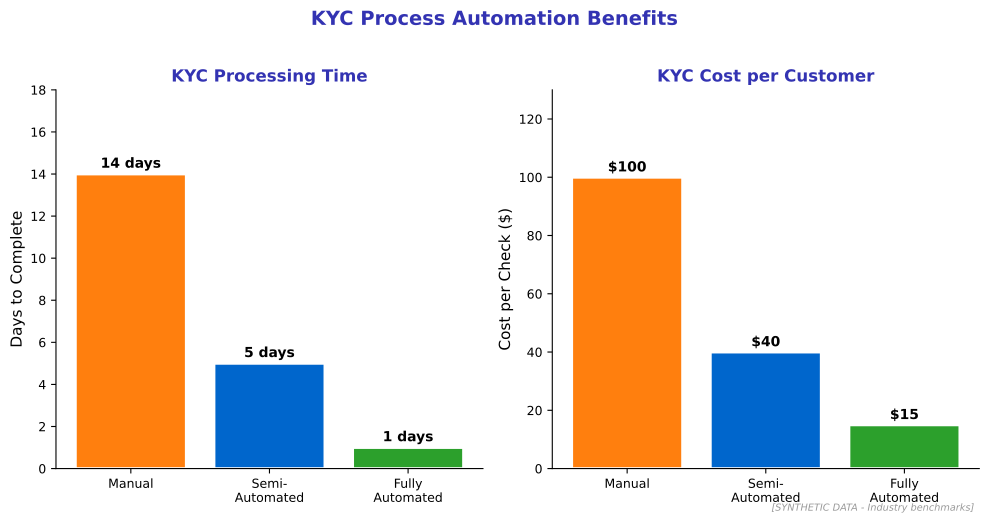

This figure's Python source:
"""
KYC Process Efficiency
Shows time and cost reduction with automation

Output: kyc_process.pdf
Module: module_04_traditional
Lesson: 43 - RegTech Compliance
"""

from pathlib import Path
import matplotlib.pyplot as plt
import numpy as np

plt.rcParams.update({
    'font.size': 10,
    'axes.labelsize': 10,
    'axes.titlesize': 11,
    'xtick.labelsize': 9,
    'ytick.labelsize': 9,
    'legend.fontsize': 9,
    'figure.figsize': (10, 6),
    'figure.dpi': 150
})

MLPURPLE = '#3333B2'
MLBLUE = '#0066CC'
MLORANGE = '#FF7F0E'
MLGREEN = '#2CA02C'

def create_chart():
    fig, (ax1, ax2) = plt.subplots(1, 2, figsize=(10, 5))

    processes = ['Manual', 'Semi-\nAutomated', 'Fully\nAutomated']

    # Time to complete KYC (days)
    time_days = [14, 5, 1]

    # Cost per KYC check ($)
    cost = [100, 40, 15]

    colors = [MLORANGE, MLBLUE, MLGREEN]

    # Time chart
    bars1 = ax1.bar(processes, time_days, color=colors, edgecolor='white', linewidth=2)
    for bar, val in zip(bars1, time_days):
        ax1.text(bar.get_x() + bar.get_width()/2, bar.get_height() + 0.3,
                f'{val} days', ha='center', fontsize=10, fontweight='bold')
    ax1.set_ylabel('Days to Complete', fontsize=11)
    ax1.set_title('KYC Processing Time', fontsize=12, fontweight='bold', color=MLPURPLE)
    ax1.set_ylim(0, 18)

    # Cost chart
    bars2 = ax2.bar(processes, cost, color=colors, edgecolor='white', linewidth=2)
    for bar, val in zip(bars2, cost):
        ax2.text(bar.get_x() + bar.get_width()/2, bar.get_height() + 2,
                f'${val}', ha='center', fontsize=10, fontweight='bold')
    ax2.set_ylabel('Cost per Check ($)', fontsize=11)
    ax2.set_title('KYC Cost per Customer', fontsize=12, fontweight='bold', color=MLPURPLE)
    ax2.set_ylim(0, 130)

    for ax in [ax1, ax2]:
        ax.spines['top'].set_visible(False)
        ax.spines['right'].set_visible(False)

    fig.suptitle('KYC Process Automation Benefits', fontsize=14,
                 fontweight='bold', color=MLPURPLE, y=1.02)

    fig.text(0.98, 0.02, '[SYNTHETIC DATA - Industry benchmarks]',
             fontsize=7, color='#999999', ha='right', style='italic')

    plt.tight_layout()

    output_path = Path(__file__).parent / 'kyc_process.pdf'
    plt.savefig(output_path, format='pdf', dpi=300, bbox_inches='tight')
    plt.close()
    print(f"Chart saved to: {output_path}")
    return output_path

if __name__ == '__main__':
    create_chart()
